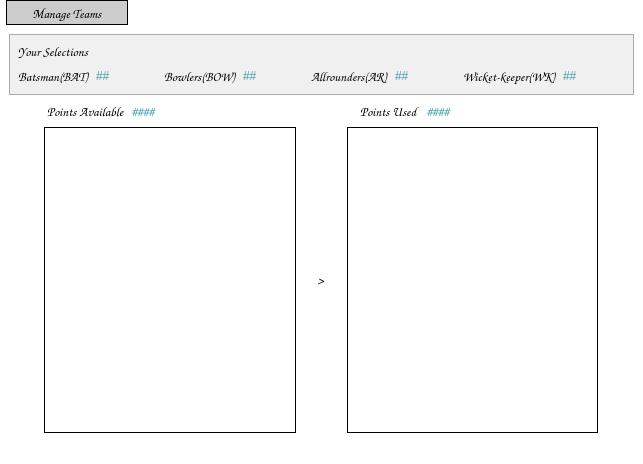
<?xml version="1.0" encoding="UTF-8"?>
<ui version="4.0">
 <class>MainWindow</class>
 <widget class="QMainWindow" name="MainWindow">
  <property name="geometry">
   <rect>
    <x>0</x>
    <y>0</y>
    <width>643</width>
    <height>464</height>
   </rect>
  </property>
  <property name="windowTitle">
   <string>Fantasy Cricket League</string>
  </property>
  <property name="styleSheet">
   <string notr="true">background-color: rgb(255, 255, 255);</string>
  </property>
  <widget class="QWidget" name="centralwidget">
   <layout class="QVBoxLayout" name="verticalLayout">
    <item>
     <widget class="QWidget" name="v1" native="true">
      <property name="styleSheet">
       <string notr="true">background-color: rgb(240, 240, 240);
border:1px solid rgb(170,170,170);</string>
      </property>
      <layout class="QVBoxLayout" name="vl1">
       <item>
        <widget class="QLabel" name="Label_YourSelections">
         <property name="font">
          <font>
           <family>Comic Sans MS</family>
           <pointsize>10</pointsize>
          </font>
         </property>
         <property name="styleSheet">
          <string notr="true">border:rgb(240, 240, 240);</string>
         </property>
         <property name="text">
          <string>Your Selections</string>
         </property>
        </widget>
       </item>
       <item>
        <layout class="QHBoxLayout" name="h1">
         <item>
          <widget class="QLabel" name="Label_Batsman">
           <property name="font">
            <font>
             <family>Comic Sans MS</family>
             <pointsize>10</pointsize>
             <weight>75</weight>
             <bold>true</bold>
            </font>
           </property>
           <property name="styleSheet">
            <string notr="true">border:rgb(240, 240, 240);</string>
           </property>
           <property name="text">
            <string>Batsman(BAT)</string>
           </property>
          </widget>
         </item>
         <item>
          <widget class="QLabel" name="Label_BatCount">
           <property name="styleSheet">
            <string notr="true">color: rgb(72,160,170);
border:rgb(240, 240, 240);
font: 10pt &quot;Comic Sans MS&quot;;

</string>
           </property>
           <property name="text">
            <string>##</string>
           </property>
          </widget>
         </item>
         <item>
          <spacer name="hs1">
           <property name="orientation">
            <enum>Qt::Horizontal</enum>
           </property>
           <property name="sizeHint" stdset="0">
            <size>
             <width>40</width>
             <height>20</height>
            </size>
           </property>
          </spacer>
         </item>
         <item>
          <widget class="QLabel" name="Label_Bowlers">
           <property name="font">
            <font>
             <family>Comic Sans MS</family>
             <pointsize>10</pointsize>
             <weight>75</weight>
             <bold>true</bold>
            </font>
           </property>
           <property name="styleSheet">
            <string notr="true">border:rgb(240, 240, 240);</string>
           </property>
           <property name="text">
            <string>Bowlers(BOW)</string>
           </property>
          </widget>
         </item>
         <item>
          <widget class="QLabel" name="Label_BowlCount">
           <property name="styleSheet">
            <string notr="true">color: rgb(72,160,170);
border:rgb(240, 240, 240);
font: 10pt &quot;Comic Sans MS&quot;;</string>
           </property>
           <property name="text">
            <string>##</string>
           </property>
          </widget>
         </item>
         <item>
          <spacer name="hs2">
           <property name="orientation">
            <enum>Qt::Horizontal</enum>
           </property>
           <property name="sizeHint" stdset="0">
            <size>
             <width>40</width>
             <height>20</height>
            </size>
           </property>
          </spacer>
         </item>
         <item>
          <widget class="QLabel" name="Label_AR">
           <property name="font">
            <font>
             <family>Comic Sans MS</family>
             <pointsize>10</pointsize>
             <weight>75</weight>
             <bold>true</bold>
            </font>
           </property>
           <property name="styleSheet">
            <string notr="true">border:rgb(240, 240, 240);</string>
           </property>
           <property name="text">
            <string>Allrounders(AR)</string>
           </property>
          </widget>
         </item>
         <item>
          <widget class="QLabel" name="Label_ARCount">
           <property name="styleSheet">
            <string notr="true">color: rgb(72,160,170);
border:rgb(240, 240, 240);
font: 10pt &quot;Comic Sans MS&quot;;</string>
           </property>
           <property name="text">
            <string>##</string>
           </property>
          </widget>
         </item>
         <item>
          <spacer name="hs3">
           <property name="orientation">
            <enum>Qt::Horizontal</enum>
           </property>
           <property name="sizeHint" stdset="0">
            <size>
             <width>40</width>
             <height>20</height>
            </size>
           </property>
          </spacer>
         </item>
         <item>
          <widget class="QLabel" name="Label_WK">
           <property name="font">
            <font>
             <family>Comic Sans MS</family>
             <pointsize>10</pointsize>
             <weight>75</weight>
             <bold>true</bold>
            </font>
           </property>
           <property name="styleSheet">
            <string notr="true">border:rgb(240, 240, 240);</string>
           </property>
           <property name="text">
            <string>Wicket-keeper(WK)</string>
           </property>
          </widget>
         </item>
         <item>
          <widget class="QLabel" name="Label_WKCount">
           <property name="styleSheet">
            <string notr="true">color: rgb(72,160,170);
border:rgb(240, 240, 240);
font: 10pt &quot;Comic Sans MS&quot;;</string>
           </property>
           <property name="text">
            <string>##</string>
           </property>
          </widget>
         </item>
         <item>
          <spacer name="hs4">
           <property name="orientation">
            <enum>Qt::Horizontal</enum>
           </property>
           <property name="sizeHint" stdset="0">
            <size>
             <width>40</width>
             <height>20</height>
            </size>
           </property>
          </spacer>
         </item>
        </layout>
       </item>
      </layout>
     </widget>
    </item>
    <item>
     <layout class="QVBoxLayout" name="v2">
      <item>
       <layout class="QHBoxLayout" name="h2">
        <item>
         <spacer name="hs5">
          <property name="orientation">
           <enum>Qt::Horizontal</enum>
          </property>
          <property name="sizeType">
           <enum>QSizePolicy::Fixed</enum>
          </property>
          <property name="sizeHint" stdset="0">
           <size>
            <width>38</width>
            <height>20</height>
           </size>
          </property>
         </spacer>
        </item>
        <item>
         <widget class="QLabel" name="Label_PointsAvailable">
          <property name="font">
           <font>
            <family>Comic Sans MS</family>
            <pointsize>10</pointsize>
            <weight>75</weight>
            <bold>true</bold>
           </font>
          </property>
          <property name="text">
           <string>Points Available</string>
          </property>
         </widget>
        </item>
        <item>
         <widget class="QLabel" name="Label_AvailPtsCount">
          <property name="font">
           <font>
            <family>Comic Sans MS</family>
            <pointsize>10</pointsize>
            <weight>75</weight>
            <bold>true</bold>
           </font>
          </property>
          <property name="styleSheet">
           <string notr="true">color: rgb(72,160,170);
</string>
          </property>
          <property name="text">
           <string>####</string>
          </property>
         </widget>
        </item>
        <item>
         <spacer name="hs6">
          <property name="orientation">
           <enum>Qt::Horizontal</enum>
          </property>
          <property name="sizeType">
           <enum>QSizePolicy::Preferred</enum>
          </property>
          <property name="sizeHint" stdset="0">
           <size>
            <width>185</width>
            <height>10</height>
           </size>
          </property>
         </spacer>
        </item>
        <item>
         <widget class="QLabel" name="Label_PointsUsed">
          <property name="font">
           <font>
            <family>Comic Sans MS</family>
            <pointsize>10</pointsize>
            <weight>75</weight>
            <bold>true</bold>
           </font>
          </property>
          <property name="text">
           <string>Points Used</string>
          </property>
         </widget>
        </item>
        <item>
         <widget class="QLabel" name="Label_UsedPtsCount">
          <property name="font">
           <font>
            <family>Comic Sans MS</family>
            <pointsize>10</pointsize>
            <weight>75</weight>
            <bold>true</bold>
           </font>
          </property>
          <property name="styleSheet">
           <string notr="true">color: rgb(72,160,170);
</string>
          </property>
          <property name="text">
           <string>####</string>
          </property>
         </widget>
        </item>
        <item>
         <spacer name="hs7">
          <property name="orientation">
           <enum>Qt::Horizontal</enum>
          </property>
          <property name="sizeType">
           <enum>QSizePolicy::Fixed</enum>
          </property>
          <property name="sizeHint" stdset="0">
           <size>
            <width>170</width>
            <height>20</height>
           </size>
          </property>
         </spacer>
        </item>
       </layout>
      </item>
      <item>
       <layout class="QHBoxLayout" name="h3">
        <item>
         <spacer name="hs8">
          <property name="orientation">
           <enum>Qt::Horizontal</enum>
          </property>
          <property name="sizeType">
           <enum>QSizePolicy::Preferred</enum>
          </property>
          <property name="sizeHint" stdset="0">
           <size>
            <width>40</width>
            <height>20</height>
           </size>
          </property>
         </spacer>
        </item>
        <item>
         <widget class="QListWidget" name="List_AvailablePlayers">
          <property name="styleSheet">
           <string notr="true">font: 10pt &quot;Comic Sans MS&quot;;
border:1px solid black;</string>
          </property>
         </widget>
        </item>
        <item>
         <spacer name="hs9">
          <property name="orientation">
           <enum>Qt::Horizontal</enum>
          </property>
          <property name="sizeType">
           <enum>QSizePolicy::Preferred</enum>
          </property>
          <property name="sizeHint" stdset="0">
           <size>
            <width>20</width>
            <height>20</height>
           </size>
          </property>
         </spacer>
        </item>
        <item>
         <widget class="QLabel" name="label">
          <property name="font">
           <font>
            <family>Comic Sans MS</family>
            <pointsize>10</pointsize>
            <weight>75</weight>
            <bold>true</bold>
           </font>
          </property>
          <property name="text">
           <string>&gt;</string>
          </property>
         </widget>
        </item>
        <item>
         <spacer name="hs10">
          <property name="orientation">
           <enum>Qt::Horizontal</enum>
          </property>
          <property name="sizeType">
           <enum>QSizePolicy::Preferred</enum>
          </property>
          <property name="sizeHint" stdset="0">
           <size>
            <width>20</width>
            <height>20</height>
           </size>
          </property>
         </spacer>
        </item>
        <item>
         <widget class="QListWidget" name="List_TeamPlayers">
          <property name="styleSheet">
           <string notr="true">font: 10pt &quot;Comic Sans MS&quot;;
border:1px solid black;</string>
          </property>
         </widget>
        </item>
        <item>
         <spacer name="hs11">
          <property name="orientation">
           <enum>Qt::Horizontal</enum>
          </property>
          <property name="sizeType">
           <enum>QSizePolicy::Preferred</enum>
          </property>
          <property name="sizeHint" stdset="0">
           <size>
            <width>40</width>
            <height>20</height>
           </size>
          </property>
         </spacer>
        </item>
       </layout>
      </item>
     </layout>
    </item>
   </layout>
  </widget>
  <widget class="QMenuBar" name="menubar">
   <property name="geometry">
    <rect>
     <x>0</x>
     <y>0</y>
     <width>643</width>
     <height>27</height>
    </rect>
   </property>
   <property name="font">
    <font>
     <family>Comic Sans MS</family>
     <pointsize>10</pointsize>
    </font>
   </property>
   <property name="styleSheet">
    <string notr="true">QMenuBar::item {         
padding:4px 25px 2px 25px;
background-color:rgb(204,204,204); 
border:1px solid black;
}</string>
   </property>
   <widget class="QMenu" name="Menu_ManageTeams">
    <property name="font">
     <font>
      <family>Comic Sans MS</family>
      <pointsize>10</pointsize>
      <weight>50</weight>
      <italic>false</italic>
      <bold>false</bold>
     </font>
    </property>
    <property name="layoutDirection">
     <enum>Qt::LeftToRight</enum>
    </property>
    <property name="styleSheet">
     <string notr="true">font: 10pt &quot;Comic Sans MS&quot;;
background-color: rgb(204,204,204);
border:1px solid black;
color:rgb(0,0,0);
selection-background-color: rgb(0,150, 255);r</string>
    </property>
    <property name="title">
     <string>Manage Teams</string>
    </property>
    <addaction name="Menu_NEWTeam"/>
    <addaction name="Menu_OPENTeam"/>
    <addaction name="Menu_SAVETeam"/>
    <addaction name="Menu_EVALUATETeam"/>
   </widget>
   <addaction name="Menu_ManageTeams"/>
  </widget>
  <widget class="QStatusBar" name="statusbar"/>
  <action name="actionNEW_Team">
   <property name="text">
    <string>NEW Team</string>
   </property>
  </action>
  <action name="Menu_OPENTeam">
   <property name="text">
    <string>         OPEN Team </string>
   </property>
  </action>
  <action name="Menu_EVALUATETeam">
   <property name="text">
    <string>         EVALUATE Team</string>
   </property>
  </action>
  <action name="Menu_NEWTeam">
   <property name="text">
    <string>         NEW Team</string>
   </property>
  </action>
  <action name="Menu_SAVETeam">
   <property name="text">
    <string>         SAVE Team</string>
   </property>
  </action>
 </widget>
 <resources/>
 <connections/>
</ui>
